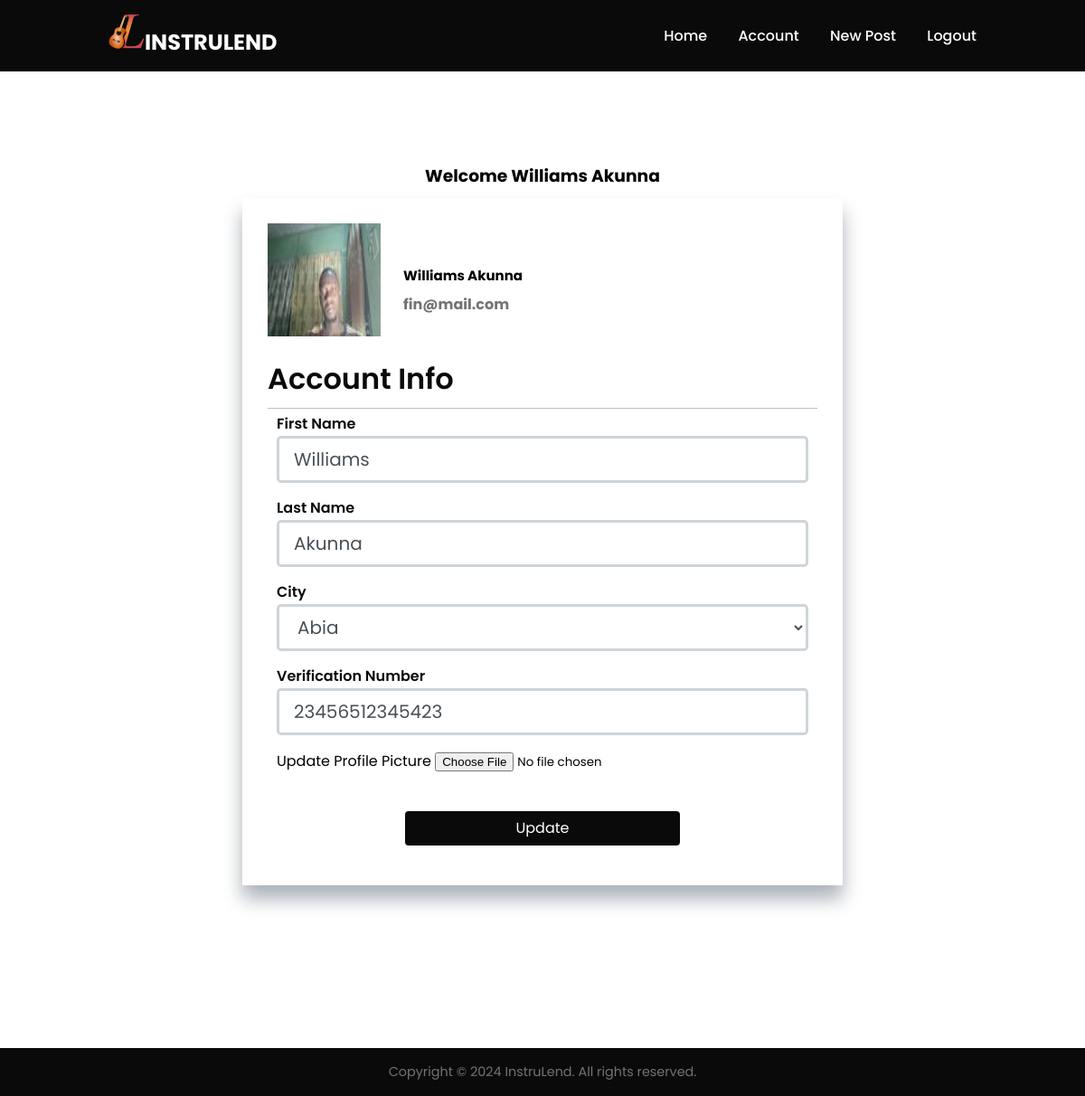
Page /account (signed in) on the committed database.
### app/models.py (models this page shows, shortened)
class User(db.Model, UserMixin):
    id = db.Column(db.Integer, primary_key=True)
    first_name = db.Column(db.String(100), nullable=False)
    last_name = db.Column(db.String(100), nullable=False)
    email = db.Column(db.String(255), unique=True, nullable=False)
    phone_number = db.Column(db.String(15), unique=True, nullable=False)
    city = db.Column(db.String(50))
    country = db.Column(db.String(10), nullable=False, default='Nigeria')
    password = db.Column(db.String(60), nullable=False)
    verification_number = db.Column(db.String(25), unique=True)
    verified_user = db.Column(db.Boolean, nullable=False, default=False)
    created_at = db.Column(db.DateTime, nullable=False, default=datetime.utcnow)
    image_file = db.Column(db.String(50), nullable=False, default='default.jpg')
    posts = db.relationship('Post', backref='author', lazy=True)
    reviewer = db.relationship('Review', foreign_keys='Review.user_id', backref='author1', lazy=True)
    reviewed = db.relationship('Review', foreign_keys='Review.author_id', backref='author2', lazy=True)
    rented = db.relationship('Agreement', backref='author4', lazy=True)
    expirence = db.relationship('Expirence', backref='author6', lazy=True)
    chats_user1 = db.relationship('Chat', backref='user1', foreign_keys='Chat.user1_id', lazy=True)
    chats_user2 = db.relationship('Chat', backref='user2', foreign_keys='Chat.user2_id', lazy=True)
    message = db.relationship('Message', backref='author7', lazy=True)

### app/users/routes.py (the view)
@users.route('/account', methods=['GET', 'POST'])
@login_required
def account():
    form = UpdateAccountForm()
    if form.validate_on_submit():
        if form.picture.data:
            picture_file = save_picture(form.picture.data)
            current_user.image_file = picture_file
        current_user.first_name = form.first_name.data
        current_user.last_name = form.last_name.data
        current_user.city = form.city.data
        current_user.verification_number = form.verification_number.data
        db.session.commit()
        flash('Your account has been updated!', 'success')
        return redirect(url_for('users.account'))
    elif request.method == 'GET':
        form.first_name.data = current_user.first_name
        form.last_name.data = current_user.last_name
        form.city.data = current_user.city
        form.verification_number.data = current_user.verification_number
    image_file = url_for('static', filename='images/profile_pic/' + current_user.image_file)
    return render_template('account.html', title='Account', image_file=image_file, form=form)

### app/users/forms.py (shortened to what this page needs)
class UpdateAccountForm(FlaskForm):
    first_name = StringField('First Name', validators=[DataRequired(), Length(min=2, max=100)])
    last_name = StringField('Last Name', validators=[DataRequired(), Length(min=2, max=100)])
    city = SelectField('City', choices=[(city.value) for city in City], validators=[DataRequired()])
    verification_number = StringField('Verification Number', validators=[DataRequired(), Length(min=6, max=25)])
    picture = FileField('Update Profile Picture', validators=[FileAllowed(['jpg', 'png'])])
    submit = SubmitField('Update')

### app/models.py (called while the page is built)
@login_manager.user_loader
def load_user(user_id):
    return User.query.get(int(user_id))

### app/templates/account.html (shortened to what this page needs)
{% extends 'base.html' %}
{% block content %}
<section class="section-form">
    <h3 class="account-bold">Welcome {{ current_user.first_name }} {{ current_user.last_name }}</h3>
    <div class="form-container">
        <div class="media">
            <div>
                <img src="{{ image_file }}" alt="profile_image" class="rounded-circle account-img">
            </div>
            <div>
                <h3 class="account-head">{{ current_user.first_name }} {{ current_user.last_name }}</h3>
                <p class="account-text">{{ current_user.email }}</p>
            </div>
        </div>
        <form method="POST" action="" enctype="multipart/form-data">
            <h2>Account Info</h2>
            <fieldset class="input-box">
                <div class="input-box">
                    {{ form.first_name.label(class='form-check-label') }}
                    {% if form.first_name.error %}
                        {{ form.first_name(class="form-control form-control-lg is-invalid") }}
                        <div class="invalid-feedback">
                            {% for error in form.first_name.errors %}
                                <span>{{ error }}</span>
                            {% endfor %}
                        </div>
                    {% else %}
                        {{ form.first_name(class='form-control form-control-lg') }}
                    {% endif %}
                </div>
                <div class="input-box">
                    {{ form.last_name.label(class='form-check-label') }}
                    {% if form.last_name.error %}
                        {{ form.last_name(class="form-control form-control-lg is-invalid") }}
                        <div class="invalid-feedback">
                            {% for error in form.last_name.errors %}
                                <span>{{ error }}</span>
                            {% endfor %}
                        </div>
                    {% else %}
                        {{ form.last_name(class='form-control form-control-lg') }}
                    {% endif %}
                </div>
                <div class="input-box">
                    {{ form.city.label(class='form-check-label') }}
                    {% if form.city.error %}
                        {{ form.city(class="form-control form-control-lg is-invalid") }}
                        <div class="invalid-feedback">
                            {% for error in form.city.errors %}
                                <span>{{ error }}</span>
                            {% endfor %}
                        </div>
                    {% else %}
                        {{ form.city(class='form-control form-control-lg') }}
                    {% endif %}
                </div>
                <div class="input-box">
                    {{ form.verification_number.label(class='form-check-label') }}
                    {% if form.verification_number.error %}
                        {{ form.verification_number(class="form-control form-control-lg is-invalid") }}
                        <div class="invalid-feedback">
                            {% for error in form.verification_number.errors %}
                                <span>{{ error }}</span>
                            {% endfor %}
                        </div>
                    {% else %}
                        {{ form.verification_number(class='form-control form-control-lg') }}
                    {% endif %}
                </div>
                <div class="input-box">
                    {{ form.picture.label() }}
                    {{ form.picture(class="form-control-file") }}
                </div>
            </fieldset>
            <div class="input-box">
                {{ form.submit(class="btn btn-outline-info") }}
            </div>
        </form>
    </div>
</section>
{% endblock %}

### app/static/css/index.css (style rules this page uses)
:root { --text-dark: #0a0a0a; --text-light: #737373; --extra-light: #f5f5f5; --white: #ffffff; --max-width: 1200px; }
* { margin: 0; padding: 0; box-sizing: border-box; font-family: "Poppins", sans-serif; }
html, body { scroll-behavior: smooth; }
section { padding: 100px 120px; }
.section-form { padding: 80px 120px; }
.btn { padding: 1rem 1.5rem; outline: none; border: none; font-size: 1rem; font-weight: 600; color: #b8b169; background-color: var(--white); border-radius: 5px; transition: 0.3s; cursor: pointer; }
.about-pages h2, h3 { margin-bottom: 8px; }
.form-container { max-width: 800px; padding: 28px; margin: 0 28px; box-shadow: 0 15px 20px #abb2b9; }
.form-container h2 { font-size: 2rem; font-weight: 600; text-align: left; color: var(--text-dark); padding-bottom: 8px;border-bottom: 1px solid silver; }
fieldset { border: none; padding: 5px 10px; }
.input-box { margin-bottom: 1rem; }
.input-box .form-check-label { display: block; margin-bottom: .5rem; font-size: 1rem; line-height: 1.5; font-weight: 600; color: var(--text-dark); }
.input-box .form-control { display: block; width: 100%; padding: .375rem .75rem; font-size: 1rem; line-height: 1.5; color: #495057; background-color: #fff; background-clip: padding-box; border: 1px solid #ced4da; border-radius: .25rem; transition: border-color .15s ease-in-out, box-shadow .15s ease-in-out; }
.input-box .form-control-lg { display: block; width: 100%; padding: .5rem 1rem; font-size: 1.25rem; line-height: 1.5; color: #495057; background-color: #fff; background-clip: padding-box; border: .2rem solid #ced4da; border-radius: .3rem; transition: border-color .15s ease-in-out, box-shadow .15s ease-in-out; }
.input-box .btn { width: 50%; margin-left: 25%; margin-top: 6px; display: inline-block; font-weight: 400; color: #fff; text-align: center; vertical-align: middle; background-color: var(--text-dark); border: 1px solid transparent; padding: 0.375rem 0.75rem; font-size: 1rem; line-height: 1.5; border-radius: 0.25rem; transition: .3s ease; }
.input-box .form-check-label { display: inline-block; margin-bottom: 0; vertical-align: top; }
.form-container .media { display: flex; align-items: center; gap: 5px; }
.account-bold { text-align: center; font-weight: 700; margin-bottom: 10px; }
.account-head { font-size: 15px; }
.account-text { font-weight: bold; color: var(--text-light); }

### app/static/css/styles.css (style rules this page uses)
.account-img { height: 125px; width: 125px; margin-right: 20px; margin-bottom: 16px; }

### rows in the picture
User: first_name "Williams", last_name "Akunna", email "fin@mail.com", city "Abia", verification_number "23456512345423"
